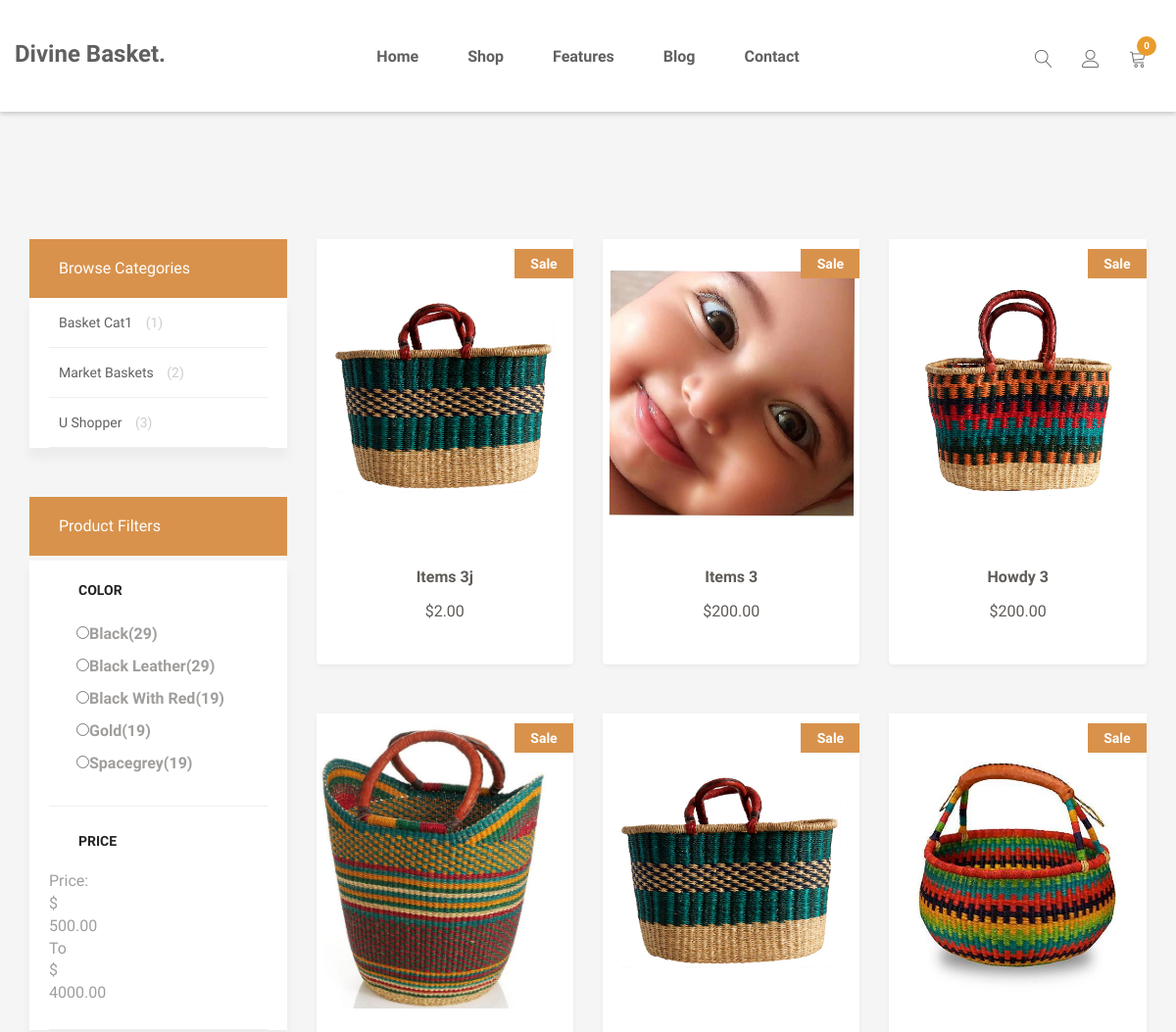
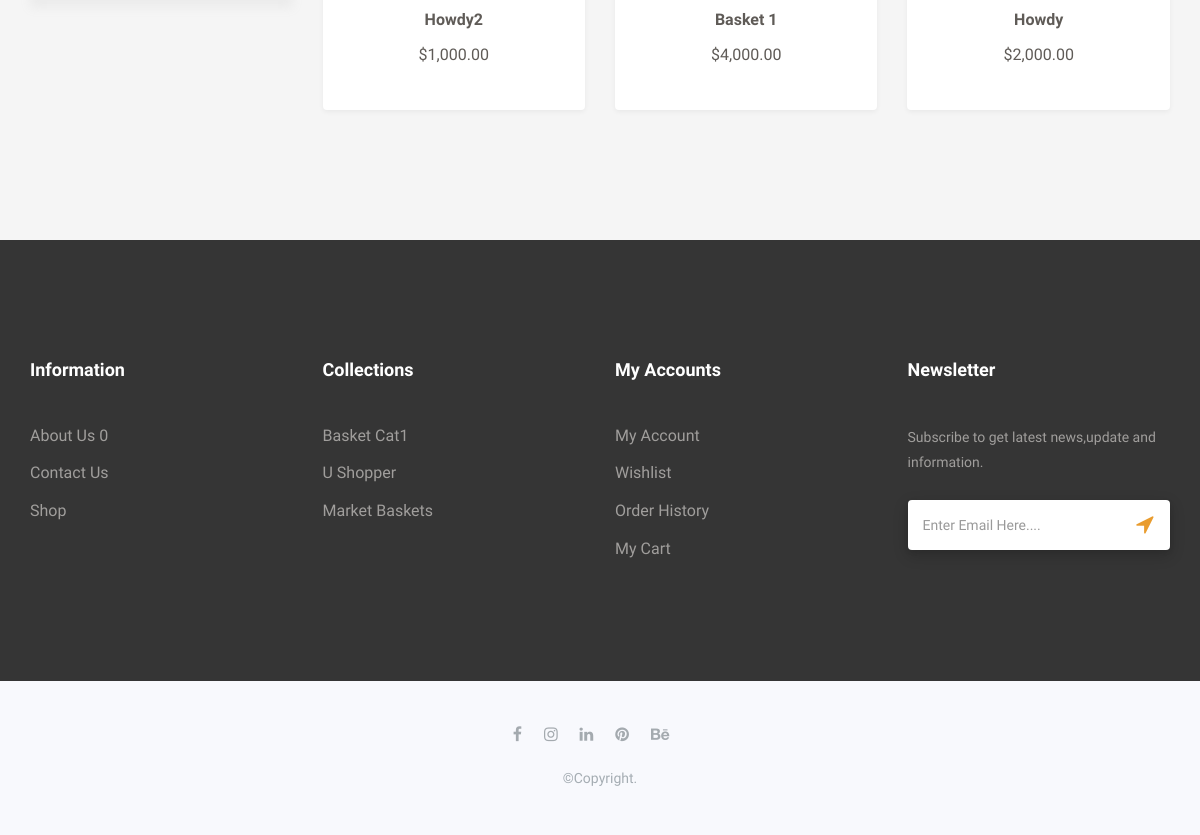
The app's page /shop/ with its own data (2 pictures, top to bottom).
### core/models.py (models this page shows, shortened)
class Category(models.Model):
    name = models.CharField(unique=True, max_length=200)
    created_at = models.DateTimeField(auto_now_add=True)
    slug = AutoSlugField(populate_from='name', unique_with='created_at__month', slugify=custom_slugify )
    def get_category_url(self):
        return reverse("core:category", kwargs={
            'slug': self.slug
        })

class Item(models.Model):
    title =  models.CharField(max_length=200)
    price = models.FloatField(null=True, blank=True)
    discount_price = models.FloatField(blank=True, null=True)
    category = models.ForeignKey(Category, on_delete=models.SET_NULL, null=True, blank=True, related_name='categories')
    description = models.TextField()
    image = models.ImageField(upload_to='item', null=True, blank=True)
    new = models.BooleanField(default=False)
    featured = models.BooleanField(default=False)
    created_at = models.DateTimeField(auto_now_add=True)
    slug = AutoSlugField(populate_from='title',unique_with='created_at__month',slugify=custom_slugify)
    class Meta:
        ordering = ['-id']
    @property
    def imageURL(self):
        try:
            url = self.image.url
        except:
            url = ''
        return url
    def get_absolute_url(self):
        return reverse("core:detail", kwargs={
            'slug': self.slug
        })

### core/views.py (the view)
# urls.py: path("shop/", views.shopPage.as_view(), name="shop"),
class shopPage(ListView):
    model = models.Item
    context_object_name = 'objects'
    template_name = 'shop.html'
    paginate_by = 30
    def get_context_data(self, **kwargs):
        return super().get_context_data(**kwargs)

### core/templatetags/cart_template_tags.py (called while the page is built, shortened)
@register.filter
def cart_item_count(user):
    return 0

### core/templatetags/category_template_tags.py (called while the page is built)
@register.filter
def categories(user):
    categories = Category.objects.all().annotate(num_cate=Count('categories', distinct=True))
    return categories

@register.filter
def category_list(user):
    categories = Category.objects.all().order_by('-id')[:5]
    return categories

### templates/shop.html (shortened to what this page needs)
{% extends 'layout.html' %}
{% load category_template_tags %}
{% load humanize %}
{% load static %}
{% block content %}
<main class="new-arrivals-content">
  <div class="container">
    <div class="row">
      <div class="col-md-3">
        <div class="sidebar-categories">
        <div class="head">Browse Categories</div>
        <ul class="main-categories">
          {% for category in request.user|categories %}
          <li class="main-nav-list">
            <a href="{{ category.get_category_url }}">
              {{ category.name }}
              <span class="number">({{ category.num_cate }})</span>
            </a>
          </li>
          {% endfor %}
        </ul>
        </div>
        <div class="sidebar-filter mt-50">
        <div class="top-filter-head">Product Filters</div>
        <div class="main-categories">
        <div class="common-filter">
        <div class="head">Color</div>
        <form action="#">
        <ul>
        <li class="filter-list"><input class="pixel-radio" type="radio" id="black" name="color"><label for="black">Black<span>(29)</span></label></li>
        <li class="filter-list"><input class="pixel-radio" type="radio" id="balckleather" name="color"><label for="balckleather">Black
        Leather<span>(29)</span></label></li>
        <li class="filter-list"><input class="pixel-radio" type="radio" id="blackred" name="color"><label for="blackred">Black
        with red<span>(19)</span></label></li>
        <li class="filter-list"><input class="pixel-radio" type="radio" id="gold" name="color"><label for="gold">Gold<span>(19)</span></label></li>
        <li class="filter-list"><input class="pixel-radio" type="radio" id="spacegrey" name="color"><label for="spacegrey">Spacegrey<span>(19)</span></label></li>
        </ul>
        </form>
        </div>
        <div class="common-filter">
        <div class="head">Price</div>
        <div class="price-range-area">
        <div class="value-wrapper d-flex">
        <div class="price">Price:</div>
        <span>$</span>
        <div id="lower-value">500.00</div>
        <div class="to">to</div>
        <span>$</span>
        <div id="upper-value">4000.00</div>
        </div>
        </div>
        </div>
        </div>
        </div>
        </div>
      <div class="col-md-9">
              <div class="row">
                {% for ob in objects %}
                <div class="col-md-4 col-sm-6">
                  <div class="single-new-arrival">
                    <div class="single-new-arrival-bg">
                      <img src="{{ ob.imageURL }}" alt="new-arrivals images">
                      <div class="sale bg-1">
                        <p>sale</p>
                      </div>
                    </div>
                    <h4><a href="{{ ob.get_absolute_url }}"> {{ob.title}}</a></h4>
                    <p class="arrival-product-price">${{ob.price|floatformat:2|intcomma}}</p>
                  </div>
                </div>
                {% endfor %}
              </div>
      </div>
    </div>
  </div>
</main>
{% endblock content %}

### templates/common/newsletter.html
{% load cart_template_tags %}
{% load category_template_tags %}
<section id="newsletter" class="newsletter">
    <div class="container">
        <div class="hm-footer-details">
            <div class="row">
                <div class=" col-md-3 col-sm-6 col-xs-12">
                    <div class="hm-footer-widget">
                        <div class="hm-foot-title">
                            <h4>information</h4>
                        </div>
                        <div class="hm-foot-menu">
                            <ul>
                                <li><a href="#">about us  {{ request.user|cart_item_count}}</a></li>
                                <li><a href="#">contact us</a></li>
                                <li><a href="#">shop</a></li>
                            </ul>
                        </div>
                    </div>
                </div>
                <div class=" col-md-3 col-sm-6 col-xs-12">
                    <div class="hm-footer-widget">
                        <div class="hm-foot-title">
                            <h4>collections</h4>
                        </div>
                        <div class="hm-foot-menu">
                            <ul>
                                {% for category in  request.user|category_list %}
                                    <li><a href="{{ category.get_category_url }}">{{ category.name }}</a></li>
                                {% endfor %}
                            </ul>
                        </div>
                    </div>
                </div>
                <div class=" col-md-3 col-sm-6 col-xs-12">
                    <div class="hm-footer-widget">
                        <div class="hm-foot-title">
                            <h4>my accounts</h4>
                        </div>
                        <div class="hm-foot-menu">
                            <ul>
                                <li><a href="#">my account</a></li>
                                <li><a href="#">wishlist</a></li>
                                <li><a href="#">order history</a></li>
                                <li><a href="{% url 'core:cart' %}">my cart</a></li>
                            </ul>
                        </div>
                    </div>
                </div>
                <div class=" col-md-3 col-sm-6  col-xs-12">
                    <div class="hm-footer-widget">
                        <div class="hm-foot-title">
                            <h4>newsletter</h4>
                        </div>
                        <div class="hm-foot-para">
                            <p>
                                Subscribe to get latest news,update and information.
                            </p>
                        </div>
                        <div class="hm-foot-email">
                            <div class="foot-email-box">
                                <input type="text" class="form-control" placeholder="Enter Email Here....">
                            </div>
                            <div class="foot-email-subscribe">
                                <span><i class="fa fa-location-arrow"></i></span>
                            </div>
                        </div>
                    </div>
                </div>
            </div>
        </div>
    </div>
</section>

### static/css/bootsnav.css (style rules this page uses)
body { -webkit-transition: all 0.3s ease-in-out; -moz-transition: all 0.3s ease-in-out; -o-transition: all 0.3s ease-in-out; -ms-transition: all 0.3s ease-in-out; transition: all 0.3s ease-in-out; }

### static/css/style.css (style rules this page uses)
* { padding: 0; margin: 0; -webkit-box-sizing:border-box; -moz-box-sizing:border-box; -o-box-sizing:border-box; -ms-box-sizing:border-box; box-sizing:border-box; font-family: 'Varela Round', sans-serif ; }
body { font-size:16px; color:#a09e9c; background: #f5f5f5 !important; text-transform: capitalize; max-width:1920px; margin:0 auto; overflow-x:hidden; }
a, a:hover, a:active, a:focus { display:inline-block; text-decoration:none; color: #616060; }
h1,h2,h3,h4,h5,h6 { margin: 0; color:#5f5b57; font-size: 18px; font-weight: 600; }
p { margin: 0; color:#a09e9c; font-size:16px; line-height: 1.8; }
img { border:none;max-width:100%; height:auto; }
ul { padding: 0; margin: 0 auto; list-style: none; }
ul li { list-style: none; }
select,input,textarea,button { box-shadow:none;outline:0!important; }
html,body { height: 100%; }
.new-arrivals-content { margin-top: 80px; }
.single-feature, .single-new-arrival { margin-bottom: 50px;text-align: center; box-sizing: border-box; box-shadow: 0 2px 5px 0 rgb(0 0 0 / 5%); background: #fff; border-radius: 4px; padding-bottom: 40px; }
.single-new-arrival-bg { position: relative; min-height: 310px; background: #fff; display: flex; align-items: center; justify-content:center; overflow:hidden; }
.single-new-arrival-bg img { width:auto; height:auto; -webkit-transition: .3s linear; -moz-transition: .3s linear; -ms-transition: .3s linear; -o-transition: .3s linear; transition: .3s linear; }
.sale { position: absolute; top: 10px; right: 0; width: 60px; height: 30px; line-height: 30px; text-align: center; }
.sale p { color: #fff;font-weight: 600;font-size:14px;line-height: 2.2; }
.sale.bg-1 { background: #d8924c; }
.single-new-arrival h4 a { color:#5f5b57; font-size:16px; font-weight:600; margin:26px 0 12px; }
.arrival-product-price { color:#5f5b57; font-size: 16px; font-weight: 400; }
.newsletter { padding:120px 0 75px;background-color: #353535; }
.hm-footer-widget { margin-bottom: 30px; }
.hm-foot-title h4 { font-size: 18px; font-weight: 700; margin-bottom: 45px; color: #fff; }
.hm-foot-menu ul li a { color: #a09e9c; font-size: 16px; font-weight: 400; margin-bottom: 15px; -webkit-transition: .3s; -moz-transition:.3s; -ms-transition:.3s; -o-transition:.3s; transition: .3s; }
.hm-foot-para p { font-size: 14px; text-transform: initial; margin-bottom: 25px; }
.hm-foot-email { position: relative; box-shadow: 0 2px 5px 0 rgb(0 0 0 / 5%); }
.foot-email-box .form-control { background:#fff; display: block; padding:25px 15px; outline:0!important; box-shadow:0 5px 15px rgba(0,0,0,.2); border:0; }
.foot-email-box input[type="text"] { font-size: 14px; color: #bcb7b2; }
.foot-email-subscribe { position: absolute; top: 0; right: 0; width: 50px; height: 100%; background: transparent; color: #e99c2e; font-size: 22px; display: flex; align-items: center; justify-content: center; }
main { padding: 40px 0 80px; }

### templates/shop.html (style rules this page uses)
.sidebar-filter .main-categories, .sidebar-categories .main-categories { padding: 0 20px; background: #fff; box-shadow: 0 10px 10px rgb(153 153 153 / 10%); }
.sidebar-categories .main-nav-list a { font-size: 14px; display: block; line-height: 50px; padding-left: 10px; border-bottom: 1px solid #eee; }
.sidebar-categories .main-nav-list a .number { color: #ccc; margin-left: 10px; }
.sidebar-filter { margin-top: 50px; }
.sidebar-categories .head , .sidebar-filter .top-filter-head { line-height: 60px; background: #d8924c; padding: 0 30px; font-size: 16px; font-weight: 400; color: #fff; }
.sidebar-filter .common-filter { border-bottom: 1px solid #eee; padding-bottom: 25px; }
.sidebar-filter .head { line-height: 60px; padding: 0 30px; font-size: 14px; font-weight: 700; color: #222; text-transform: uppercase; margin-top: 5px; }
.sidebar-filter .common-filter .filter-list { position: relative; padding-left: 28px; }
.filter-list { line-height: 30px; }
.pixel-radio { border-radius: 50%; top: 6px; }
.filter-list label { margin-bottom: 3px; cursor: pointer; }

### records on screen
Category: name "Basket Cat1", num_cate "1"
Category: name "Market Baskets", num_cate "2"
Category: name "U Shopper", num_cate "3"
Item: imageURL (picture), title "Items 3j", price "2.00"
Item: imageURL (picture), title "Items 3", price "200.00"
Item: imageURL (picture), title "Howdy 3", price "200.00"
Item: imageURL (picture), title "Howdy2", price "1,000.00"
Item: imageURL (picture), title "Basket 1", price "4,000.00"
Item: imageURL (picture), title "Howdy", price "2,000.00"

### other values on screen
{{ request.user|cart_item_count }} "0"
